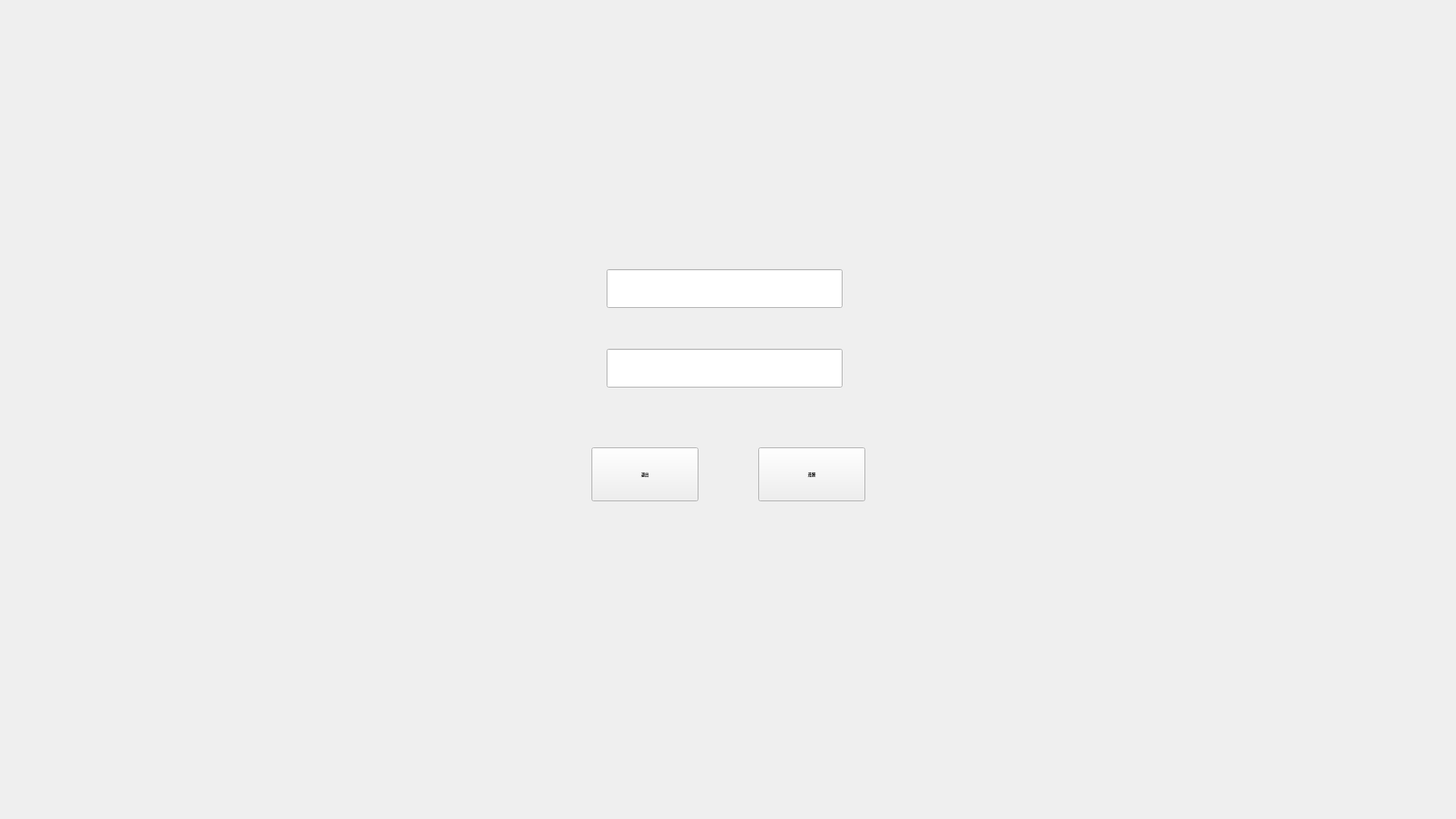
<?xml version="1.0" encoding="UTF-8"?>
<ui version="4.0">
 <class>Widget</class>
 <widget class="QWidget" name="Widget">
  <property name="geometry">
   <rect>
    <x>0</x>
    <y>0</y>
    <width>1920</width>
    <height>1080</height>
   </rect>
  </property>
  <property name="font">
   <font>
    <pointsize>4</pointsize>
   </font>
  </property>
  <property name="windowTitle">
   <string>Widget</string>
  </property>
  <widget class="QLabel" name="background">
   <property name="geometry">
    <rect>
     <x>1024</x>
     <y>600</y>
     <width>181</width>
     <height>131</height>
    </rect>
   </property>
   <property name="font">
    <font>
     <family>Lucida Console</family>
     <pointsize>6</pointsize>
    </font>
   </property>
   <property name="text">
    <string/>
   </property>
  </widget>
  <widget class="QLineEdit" name="ip">
   <property name="geometry">
    <rect>
     <x>800</x>
     <y>355</y>
     <width>311</width>
     <height>51</height>
    </rect>
   </property>
   <property name="font">
    <font>
     <family>Lucida Console</family>
     <pointsize>16</pointsize>
     <weight>50</weight>
     <italic>false</italic>
     <bold>false</bold>
    </font>
   </property>
   <property name="styleSheet">
    <string notr="true">
font: 16pt &quot;Lucida Console&quot;;</string>
   </property>
   <property name="text">
    <string/>
   </property>
  </widget>
  <widget class="QLineEdit" name="port">
   <property name="geometry">
    <rect>
     <x>800</x>
     <y>460</y>
     <width>311</width>
     <height>51</height>
    </rect>
   </property>
   <property name="styleSheet">
    <string notr="true">font: 20pt &quot;Agency FB&quot;;</string>
   </property>
  </widget>
  <widget class="QPushButton" name="pushButton">
   <property name="geometry">
    <rect>
     <x>1000</x>
     <y>590</y>
     <width>141</width>
     <height>71</height>
    </rect>
   </property>
   <property name="styleSheet">
    <string notr="true">
font: 20pt &quot;Agency FB&quot;;</string>
   </property>
   <property name="text">
    <string>连接</string>
   </property>
  </widget>
  <widget class="QPushButton" name="pushButton_2">
   <property name="geometry">
    <rect>
     <x>780</x>
     <y>590</y>
     <width>141</width>
     <height>71</height>
    </rect>
   </property>
   <property name="styleSheet">
    <string notr="true">
font: 20pt &quot;Agency FB&quot;;</string>
   </property>
   <property name="text">
    <string>退出</string>
   </property>
  </widget>
 </widget>
 <layoutdefault spacing="6" margin="11"/>
 <resources/>
 <connections/>
</ui>
